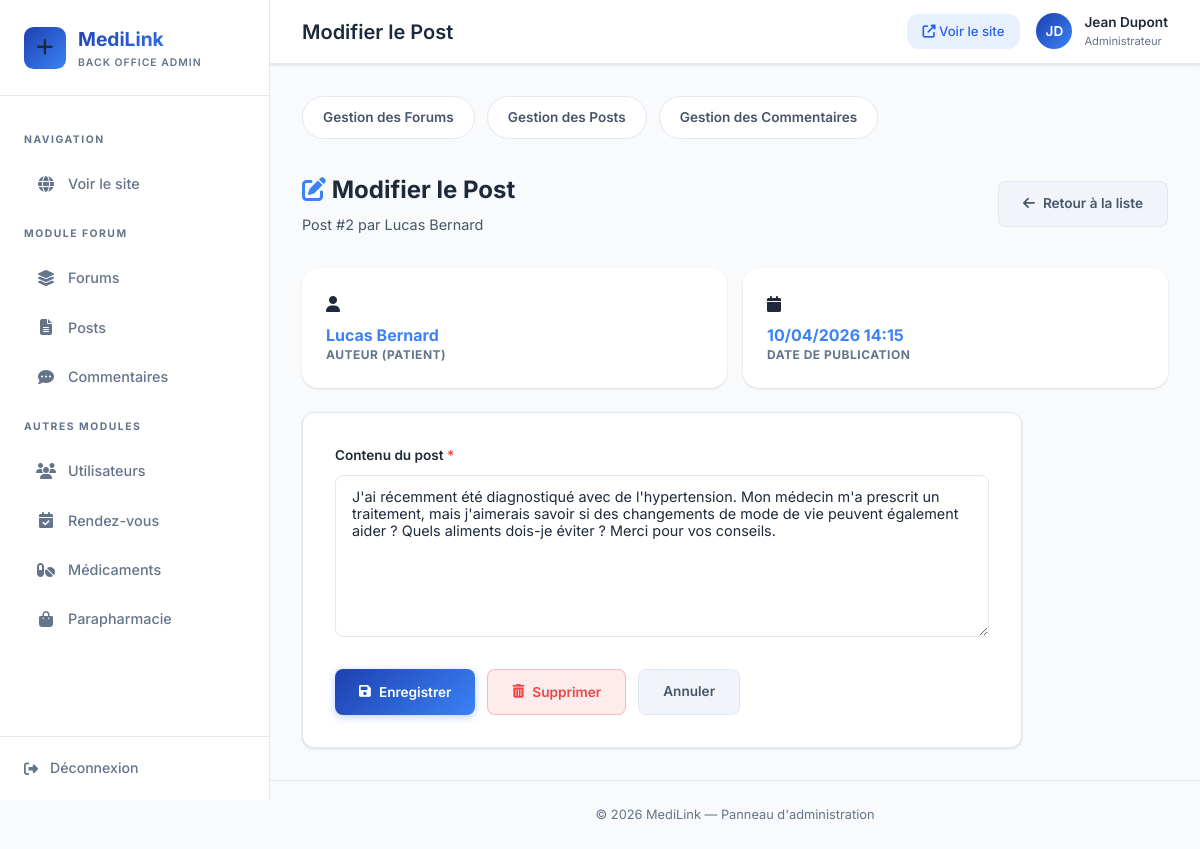
Screenshot of /index.php?controller=post&action=edit&id=2 with the database file from the repository.
### tables this page shows
CREATE TABLE IF NOT EXISTS post (
    id_post INT AUTO_INCREMENT PRIMARY KEY,
    contenu TEXT NOT NULL,
    date_publication DATETIME DEFAULT CURRENT_TIMESTAMP,
    id_forum INT NOT NULL,
    id_auteur INT NOT NULL,
    FOREIGN KEY (id_forum) REFERENCES forum(id_forum) ON DELETE CASCADE,
    FOREIGN KEY (id_auteur) REFERENCES utilisateur(id) ON DELETE CASCADE
);

CREATE TABLE IF NOT EXISTS utilisateur (
    id INT AUTO_INCREMENT PRIMARY KEY,
    nom VARCHAR(100) NOT NULL,
    prenom VARCHAR(100) NOT NULL,
    email VARCHAR(150) NOT NULL UNIQUE,
    mot_de_passe VARCHAR(255) NOT NULL,
    telephone VARCHAR(20),
    statut_compte VARCHAR(20) DEFAULT 'actif',
    role ENUM('patient','professionnel','administrateur') NOT NULL,
    created_at DATETIME DEFAULT CURRENT_TIMESTAMP
);

### Controller/PostController.php (called while the page is built, shortened)
<?php
class PostController {
    public function edit($id): void {
        $pdo = Database::getConnection();
        $stmt = $pdo->prepare("
            SELECT p.*, u.nom AS auteur_nom, u.prenom AS auteur_prenom, u.role AS auteur_role
            FROM post p
            JOIN utilisateur u ON p.id_auteur = u.id
            WHERE p.id_post = :id
        ");
        $stmt->execute([':id' => $id]);
        $post = $stmt->fetch();
        require __DIR__ . '/../View/back_office/post/edit.php';
    }
}

### View/back_office/post/edit.php (the view, shortened to what this page needs)
<?php
require __DIR__ . '/../../layout/back_header.php';
?>
<div class="admin-page-header">
    <div>
        <h2><i class="fas fa-edit" style="color: var(--admin-blue);"></i> Modifier le Post</h2>
        <p>Post #<?= $post['id_post'] ?> par <?= htmlspecialchars($post['auteur_prenom'] . ' ' . $post['auteur_nom']) ?></p>
    </div>
    <a href="index.php?controller=post&action=adminList" class="admin-btn admin-btn-secondary">
        <i class="fas fa-arrow-left"></i> Retour à la liste
    </a>
</div>
<div style="display: flex; gap: 1rem; margin-bottom: 1.5rem; flex-wrap: wrap;">
    <div class="stat-card" style="flex: 1; min-width: 200px;">
        <div class="stat-icon blue"><i class="fas fa-user"></i></div>
        <div class="stat-info">
            <h3 style="font-size: 1rem;"><?= htmlspecialchars($post['auteur_prenom'] . ' ' . $post['auteur_nom']) ?></h3>
            <p>Auteur (<?= htmlspecialchars($post['auteur_role']) ?>)</p>
        </div>
    </div>
    <div class="stat-card" style="flex: 1; min-width: 200px;">
        <div class="stat-icon green"><i class="fas fa-calendar"></i></div>
        <div class="stat-info">
            <h3 style="font-size: 1rem;"><?= date('d/m/Y H:i', strtotime($post['date_publication'])) ?></h3>
            <p>Date de publication</p>
        </div>
    </div>
</div>
<div class="admin-form-card">
    <form action="index.php?controller=post&action=edit&id=<?= $post['id_post'] ?>" method="POST" data-validate="true">
        <div class="form-group">
            <label for="post-contenu">
                Contenu du post <span class="required">*</span>
            </label>
            <textarea
                id="post-contenu"
                name="contenu"
                class="form-control"
                rows="8"
                data-required="true"
                data-min="10"
                data-max="5000"
                data-label="Le contenu"
            ><?= htmlspecialchars($post['contenu']) ?></textarea>
        </div>
        <div style="display: flex; gap: 0.75rem;">
            <button type="submit" class="admin-btn admin-btn-primary">
                <i class="fas fa-save"></i> Enregistrer
            </button>
            <button type="button" class="admin-btn admin-btn-danger"
                onclick="confirmDelete('index.php?controller=post&action=delete&id=<?= $post['id_post'] ?>', 'ce post')">
                <i class="fas fa-trash-alt"></i> Supprimer
            </button>
            <a href="index.php?controller=post&action=adminList" class="admin-btn admin-btn-secondary">
                Annuler
            </a>
        </div>
    </form>
</div>
<?php require __DIR__ . '/../../layout/back_footer.php'; ?>

### public/css/admin.css (style rules this page uses)
:root { --admin-bg: #f8fafc; --admin-sidebar: #ffffff; --admin-sidebar-hover: #eff6ff; --admin-card: #ffffff; --admin-border: #e2e8f0; --admin-text: #1e293b; --admin-text-secondary: #475569; --admin-text-muted: #64748b; --admin-accent: #2563eb; --admin-accent-light: rgba(37, 99, 235, 0.1); --admin-blue: #3b82f6; --admin-green: #22c55e; --admin-red: #ef4444; --admin-orange: #f97316; --admin-teal: #14b8a6; --admin-gradient: linear-gradient(135deg, #1e40af, #3b82f6); --admin-shadow: 0 1px 3px rgba(0, 0, 0, 0.08), 0 1px 2px rgba(0, 0, 0, 0.06); --admin-shadow-lg: 0 10px 25px rgba(0, 0, 0, 0.08); --admin-radius: 0.75rem; --admin-transition: all 0.25s ease; }
*, *::before, *::after { margin: 0; padding: 0; box-sizing: border-box; }
body.admin-body { font-family: 'Inter', sans-serif; background: var(--admin-bg); color: var(--admin-text); line-height: 1.6; min-height: 100vh; display: flex; }
a { text-decoration: none; }
.admin-page-header { display: flex; align-items: center; justify-content: space-between; margin-bottom: 2rem; flex-wrap: wrap; gap: 1rem; }
.admin-page-header h2 { font-size: 1.5rem; font-weight: 700; color: var(--admin-text); }
.admin-page-header p { font-size: 0.9rem; color: var(--admin-text-secondary); margin-top: 0.25rem; }
.stat-card { background: var(--admin-card); border-radius: 1rem; padding: 1.5rem; position: relative; overflow: hidden; box-shadow: var(--admin-shadow); transition: var(--admin-transition); }
.stat-card::after { content: ''; position: absolute; top: -20px; right: -20px; width: 80px; height: 80px; border-radius: 50%; z-index: 0; opacity: 0.5; }
.stat-info { position: relative; z-index: 1; }
.stat-info h3 { font-size: 2rem; font-weight: 700; color: var(--admin-blue); line-height: 1.2; margin-top: 0.5rem; }
.stat-info p { font-size: 0.75rem; font-weight: 700; text-transform: uppercase; color: var(--admin-text-muted); letter-spacing: 0.5px; }
.admin-form-card { background: var(--admin-card); border: 1px solid var(--admin-border); border-radius: var(--admin-radius); padding: 2rem; box-shadow: var(--admin-shadow); max-width: 720px; }
.admin-form-card .form-group { margin-bottom: 1.5rem; }
.admin-form-card label { display: block; font-weight: 600; font-size: 0.85rem; color: var(--admin-text); margin-bottom: 0.5rem; }
.admin-form-card label .required { color: var(--admin-red); }
.admin-form-card .form-control { width: 100%; padding: 0.75rem 1rem; border: 1px solid var(--admin-border); border-radius: 0.5rem; font-family: 'Inter', sans-serif; font-size: 0.9rem; color: var(--admin-text); background: #fff; transition: var(--admin-transition); outline: none; }
.admin-form-card textarea.form-control { min-height: 120px; resize: vertical; }
.admin-btn { display: inline-flex; align-items: center; justify-content: center; gap: 0.5rem; padding: 0.7rem 1.5rem; border: none; border-radius: 0.5rem; font-family: 'Inter', sans-serif; font-size: 0.85rem; font-weight: 600; cursor: pointer; transition: var(--admin-transition); text-decoration: none; }
.admin-btn-primary { background: var(--admin-gradient); color: #fff; box-shadow: 0 2px 8px rgba(37, 99, 235, 0.3); }
.admin-btn-secondary { background: #f1f5f9; border: 1px solid var(--admin-border); color: var(--admin-text-secondary); }
.admin-btn-danger { background: rgba(239, 68, 68, 0.1); border: 1px solid rgba(239, 68, 68, 0.3); color: var(--admin-red); }

### rows the page displays
post: id_post "2", id_auteur.nom "Lucas Bernard", id_auteur.role "PATIENT", date_publication "10/04/2026 14:15", contenu "J'ai récemment été diagnostiqué avec de l'hypertension. Mon médecin m'a prescrit un traitement, mais j'aimerais savoir si des changements de mode de vie peuvent également aider ? Quels aliments dois-je éviter ? Merci pour vos conseils."

### other values shown
$pageTitle "Modifier le Post"
